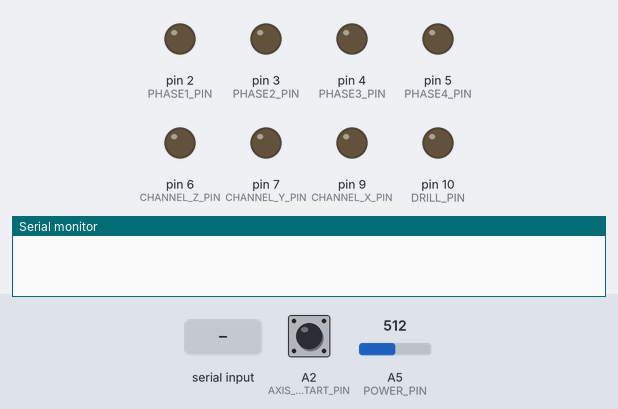
A sketch run on a simulated Arduino Uno, built with avr-gcc and run on an emulated ATmega328P. Parts: output pins drawn as LEDs (lit = HIGH), the last lines printed to the serial monitor. Inputs (shaded band) come from the test bench; at power-on: A5 (POWER_PIN) = 512, A2 (AXIS_Z_START_PIN) LOW.

Above: at 1.2 s.
1.3 s: "connect:" received over Serial
At 2.5 s:
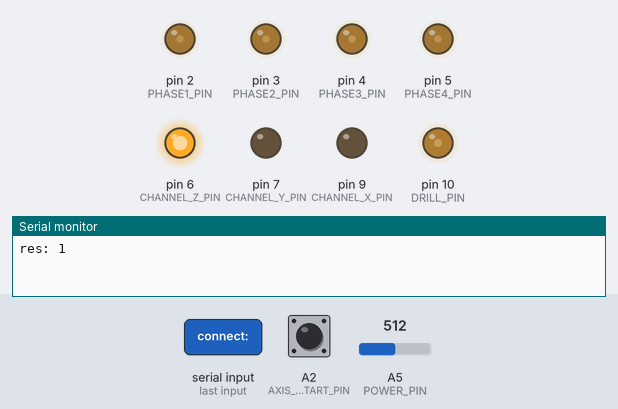
4.3 s: A5 (POWER_PIN) set to 418
7.3 s: A5 (POWER_PIN) set to 386
At 8.3 s:
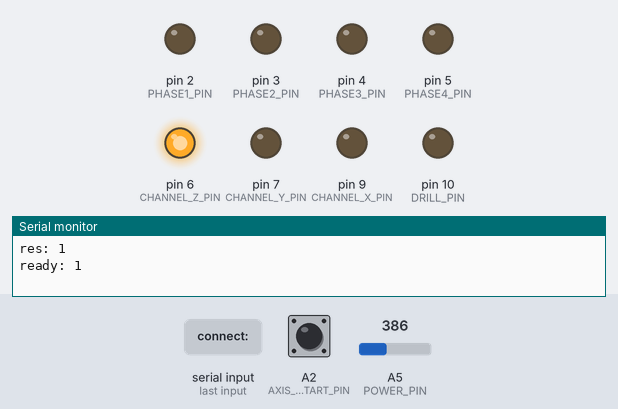
Timing chart, 0 to 10.3 s (numbered marks = the images above; inputs shaded):
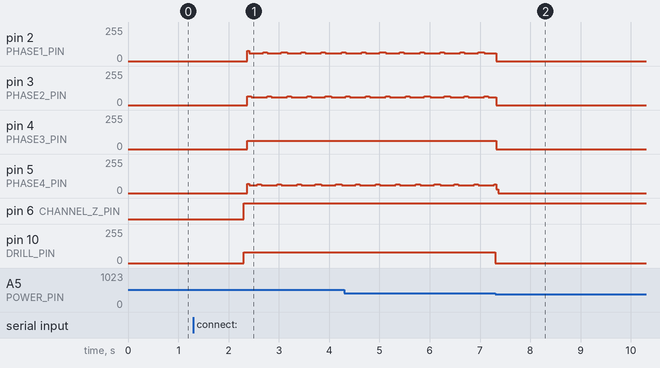

Measured:
- the behaviour switches between 400 and 399 on A5 (POWER_PIN) (found by bisection; images 1 and 2)
- after the input at 1.3 s, pin 4 (PHASE3_PIN): 0/255 → 63/255 after 1.1 s; pin 6 (CHANNEL_Z_PIN): LOW → HIGH after 1.0 s; pin 10 (DRILL_PIN): 0/255 → 80/255 after 1.0 s
- after the input at 7.3 s, pin 4 (PHASE3_PIN): 63/255 → 0/255 at once; pin 10 (DRILL_PIN): 80/255 → 0/255 at once

The sketch:

device.ino
```cpp
#include <stdint.h>
#include <stdbool.h>
#include "driller.h"

Driller *driller = NULL;

void setup() {
  Serial.begin(230400);
  while (!Serial);
  driller = new Driller();
}

void loop() {

}

void readAllDataFromSerial() {
  Serial.readStringUntil('\n');
  while (Serial.available() > 0) {
    Serial.read();
    delay(20);
  }
}

void serialEvent() {
  if (Serial.available() > 0) {
    String command = Serial.readStringUntil(':');

    // power independent commands
    if (command == "connect") {
      readAllDataFromSerial();
      Serial.print("res: ");
      Serial.println(true);
      if (driller->Init()) {
        Serial.print("ready: ");
        Serial.println(true);
      } else {
        Serial.println("error: 1");
      }
      return;
    }

    if (!driller->IsInitialised()) {
      return;
    }

    if (command == "coords") {
      readAllDataFromSerial();
      int16_t *coords = driller->GetCoords();
      Serial.print("res: ");
      Serial.print(coords[0]);
      Serial.print(' ');
      Serial.println(coords[1]);
      delete[] coords;
      return;
    }

    if (!driller->CheckPower()) {
      readAllDataFromSerial();
      Serial.println("error: 1");
      return;
    }

    // power dependent commands
    if (command == "move") {
      long x = Serial.parseInt();
      long y = Serial.parseInt();
      readAllDataFromSerial();
      bool res = driller->MoveTo(x, y);
    //   if(res) {
    //       digitalWrite(12, HIGH);
    //   } else {
    //       digitalWrite(11, HIGH);
    //   }
    //   delay(1500);
    //   digitalWrite(11, LOW);
    //   digitalWrite(12, LOW);
      Serial.print("res: ");
      Serial.println(res);
    } else if (command == "drill") {
      long x = Serial.parseInt();
      long y = Serial.parseInt();
      Serial.readStringUntil('\n');
      bool res = driller->DrillAt(x, y);
      Serial.print("res: ");
      Serial.println(res);
    } else if (command == "touch") {
      Serial.readStringUntil('\n');
      bool res = driller->TouchCircuit();
      Serial.print("res: ");
      Serial.println(res);
    } else {
      Serial.println("error: 0");
      Serial.readStringUntil('\n');
    }
  }
}
```

driller.cpp
```cpp
#include "driller.h"

bool Driller::digitalRead_approx(uint8_t pinNumber) {
  uint8_t true_times = 0;
  for (int i = 0; i < 5; i++) {
    true_times += digitalRead(pinNumber);
  }
  if (true_times == 5) {
    return true;
  }
  return false;
}

void Driller::setZeroPhase() {
  for (int k = PHASE1_PIN; k <= PHASE4_PIN; k++) {
    digitalWrite(k, LOW);
  }
}

void Driller::setAxis(uint8_t axis) {
  if (axis <= Z) {
    this->setZeroPhase();
    digitalWrite(CHANNEL_X_PIN, axis == X);
    digitalWrite(CHANNEL_Y_PIN, axis == Y);
    digitalWrite(CHANNEL_Z_PIN, axis == Z);
  }
}

void Driller::setDrillingState(bool state) {
  analogWrite(DRILL_PIN, DRILL_POWER * state);
}

void Driller::returnZToStart(bool mayBeInHole) {
  this->setDrillingState(mayBeInHole);
  while (this->moveOneStep(Z, true));
  this->setDrillingState(false);
  this->_coords[Z] = 0;
}

void Driller::returnToStart(uint8_t axis) {
  returnZToStart();
  if (axis != Z) {
    while (moveOneStep(axis, false));
    this->_coords[axis] = 0;
  }
}

bool Driller::checkPower() {
  if (analogRead(POWER_PIN) < 400) {
    return false;
  }
  return true;
}

bool Driller::checkIfMovementAllowed(uint8_t axis, bool direction) {
  if (!this->checkPower()) {
    return false;
  }
  this->setAxis(axis);
  if (axis == Z) {
    if (direction) {
      return !digitalRead_approx(AXIS_Z_START_PIN);
    } else {
      return !digitalRead_approx(AXIS_END_PIN);
    }
  } else {
    if (direction) {
      return !digitalRead_approx(AXIS_END_PIN);
    } else {
      return !digitalRead_approx(AXIS_XY_START_PIN);
    }
  }
}

bool Driller::moveOneStep(uint8_t axis, bool direction, long delayDuration) {
  if (checkIfMovementAllowed(axis, direction)) {
    _phase[axis] += direction ? MOVE_F : MOVE_B;
    _phase[axis] %= 4;
    this->setAxis(axis);
    digitalWrite(PHASE1_PIN + _phase[axis], HIGH);
    delay(delayDuration ? delayDuration : _delayDurations[axis]);
    this->_coords[axis] += -1 + 2 * direction;
  } else {
    this->setZeroPhase();
    return false;
  }
  this->setZeroPhase();
  return true;
}

bool Driller::relativeMoveTo(uint8_t axis, int16_t stepsNumber) {
  bool direction;
  if (stepsNumber >= 0) {
    direction = true;
  } else {
    direction = false;
    stepsNumber *= -1;
  }
  for (; stepsNumber > 0; stepsNumber--) {
    if (!moveOneStep(axis, direction)) {
      return false;
    }
  }
  return true;
}

bool Driller::moveTo(int16_t x, int16_t y) {
  if (x < 0 || y < 0 || x > X_MAX || y > Y_MAX) {
    return false;
  }
  bool xRes = relativeMoveTo(X, x - this->_coords[X]) || x == 0;
  bool yRes = relativeMoveTo(Y, y - this->_coords[Y]) || y == 0;
  this->_coords[X] = this->_coords[X] * (!(x == 0));
  this->_coords[Y] = this->_coords[Y] * (!(y == 0));
  return xRes && yRes;
}

bool Driller::touchCircuit() {
  while (moveOneStep(Z, false) && digitalRead_approx(DRILL_TOUCH_PIN));
  if (digitalRead_approx(DRILL_TOUCH_PIN)) {
    this->returnZToStart();
    return false;
  }
  return true;
}

bool Driller::makeHole() {
  if (!touchCircuit()) {
    return false;
  }
  for (int i = 0; i < 600; i++) {
    moveOneStep(Z, false);
  }

  this->setDrillingState(true);
  while (moveOneStep(Z, false, 20) && !digitalRead_approx(DRILL_TOUCH_PIN));
  while (!digitalRead_approx(DRILL_TOUCH_PIN));

  this->returnZToStart();
  return true;
}

Driller::Driller() {
  pinMode(PHASE1_PIN, OUTPUT);
  pinMode(PHASE2_PIN, OUTPUT);
  pinMode(PHASE3_PIN, OUTPUT);
  pinMode(PHASE4_PIN, OUTPUT);
  pinMode(CHANNEL_X_PIN, OUTPUT);
  pinMode(CHANNEL_Y_PIN, OUTPUT);
  pinMode(CHANNEL_Z_PIN, OUTPUT);
  pinMode(AXIS_Z_START_PIN, INPUT);
  pinMode(AXIS_XY_START_PIN, INPUT);
  pinMode(AXIS_END_PIN, INPUT);
  pinMode(POWER_PIN, INPUT);
  pinMode(DRILL_PIN, OUTPUT);
}

bool Driller::Init() {
  if (!this->checkPower()) {
    return false;
  }
  this->returnToStart(X);
  this->returnToStart(Y);
  this->_initialised = true;
  return true;
}

bool Driller::IsInitialised() {
  return _initialised;
}

bool Driller::CheckPower() {
  return this->checkPower();
}

bool Driller::DrillAt(int16_t x, int16_t y) {
  if (!this->moveTo(x, y) || !this->makeHole()) {
    return false;
  }
  return true;
}

bool Driller::MoveTo(int16_t x, int16_t y) {
  return this->moveTo(x, y);
}

bool Driller::TouchCircuit() {
  if (touchCircuit()) {
    this->returnZToStart(false);
    return true;
  }
  return false;
}

int16_t* Driller::GetCoords() {
  int16_t *coords = new int16_t[2];
  coords[0] = _coords[X];
  coords[1] = _coords[Y];
  return coords;
}
```

driller.h
```cpp
#ifndef H_DRILLER
#define H_DRILLER

#include <Arduino.h>

#define AXIS_Z_START_PIN A2
#define AXIS_XY_START_PIN A3
#define DRILL_TOUCH_PIN A3
#define AXIS_END_PIN A4
#define CHANNEL_X_PIN 9
#define CHANNEL_Y_PIN 7
#define CHANNEL_Z_PIN 6
#define PHASE1_PIN 2
#define PHASE2_PIN 3
#define PHASE3_PIN 4
#define PHASE4_PIN 5
#define DRILL_PIN 10
#define POWER_PIN A5

#define MOVE_F 1
#define MOVE_B 3
#define X 0
#define Y 1
#define Z 2
#define DRILL_POWER 80
#define X_MAX 10000
#define Y_MAX 5300

class Driller {
    bool _initialised = false;
    int16_t _coords[3];
    uint8_t _phase[3] = {0};
    long _delayDurations[3] = {10, 5, 3};
    bool digitalRead_approx(uint8_t pinNumber);
    void setZeroPhase();
    void setAxis(uint8_t axis);
    void setDrillingState(bool state);
    void returnZToStart(bool mayBeInHole = true);
    void returnToStart(uint8_t axis);
    bool checkPower();
    bool checkIfMovementAllowed(uint8_t axis, bool direction);
    bool moveOneStep(uint8_t axis, bool direction, long delayDuration = 0);
    bool relativeMoveTo(uint8_t axis, int16_t stepsNumber);
    bool moveTo(int16_t x, int16_t y);
    bool touchCircuit();
    bool makeHole();
  public:
    Driller();
    bool Init();
    bool IsInitialised();
    bool CheckPower();
    bool DrillAt(int16_t x, int16_t y);
    bool MoveTo(int16_t x, int16_t y);
    bool TouchCircuit();
    int16_t* GetCoords();
};

#endif  //H_DRILLER
```
